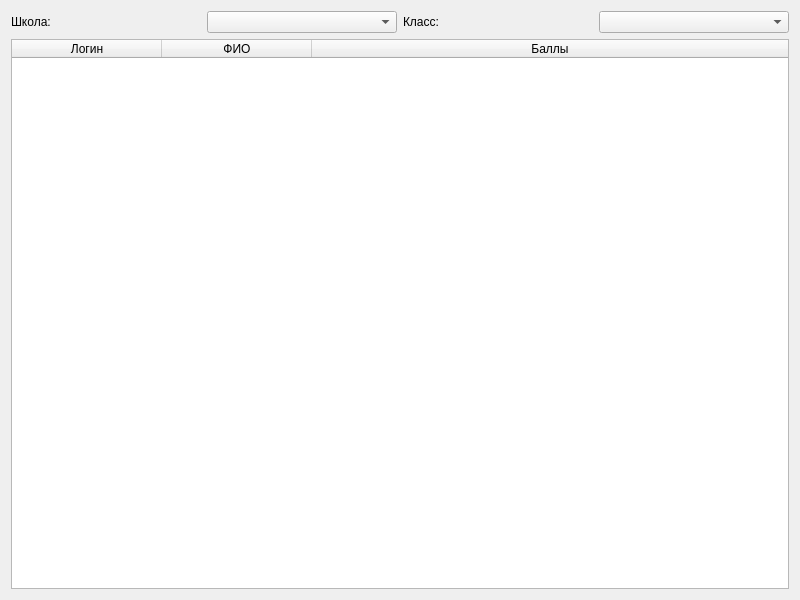
<?xml version="1.0" encoding="UTF-8"?>
<ui version="4.0">
 <class>OlympiadViewer</class>
 <widget class="QWidget" name="OlympiadViewer">
  <property name="geometry">
   <rect>
    <x>0</x>
    <y>0</y>
    <width>800</width>
    <height>600</height>
   </rect>
  </property>
  <property name="windowTitle">
   <string>Результаты олимпиады</string>
  </property>
  <layout class="QVBoxLayout" name="verticalLayout">
   <item>
    <layout class="QHBoxLayout" name="filterLayout">
     <item>
      <widget class="QLabel" name="label_school">
       <property name="text">
        <string>Школа:</string>
       </property>
      </widget>
     </item>
     <item>
      <widget class="QComboBox" name="schoolComboBox"/>
     </item>
     <item>
      <widget class="QLabel" name="label_class">
       <property name="text">
        <string>Класс:</string>
       </property>
      </widget>
     </item>
     <item>
      <widget class="QComboBox" name="classComboBox"/>
     </item>
    </layout>
   </item>
   <item>
    <widget class="QTableWidget" name="resultTable">
     <property name="editTriggers">
      <set>QAbstractItemView::NoEditTriggers</set>
     </property>
     <property name="selectionBehavior">
      <enum>QAbstractItemView::SelectRows</enum>
     </property>
     <property name="alternatingRowColors">
      <bool>true</bool>
     </property>
     <property name="columnCount">
      <number>3</number>
     </property>
     <attribute name="horizontalHeaderDefaultSectionSize">
      <number>150</number>
     </attribute>
     <attribute name="horizontalHeaderStretchLastSection">
      <bool>true</bool>
     </attribute>
     <column>
      <property name="text">
       <string>Логин</string>
      </property>
     </column>
     <column>
      <property name="text">
       <string>ФИО</string>
      </property>
     </column>
     <column>
      <property name="text">
       <string>Баллы</string>
      </property>
     </column>
    </widget>
   </item>
  </layout>
 </widget>
 <resources/>
 <connections/>
</ui>
